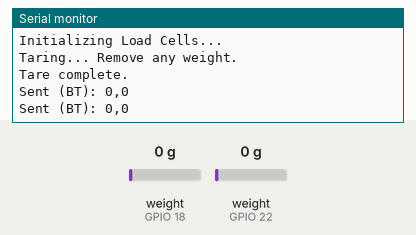
Recording of a sketch running on a simulated ESP32. Shown: the last lines printed to the serial monitor. The test bench sets the inputs (shaded band); at power-on: weight on the scale (sensors on GPIO 18, GPIO 22) 0 g. Nothing arrives over Bluetooth unless stated.

Above: at 3.2 s.
3.3 s: weight on the scale (sensor on GPIO 18) set to 100 g
At 4.2 s:
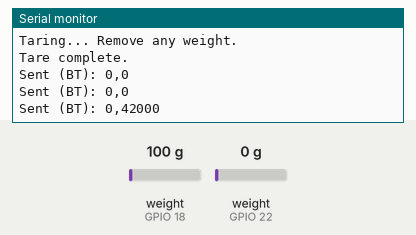
4.8 s: weight on the scale (sensor on GPIO 22) set to 100 g
At 5.6 s:
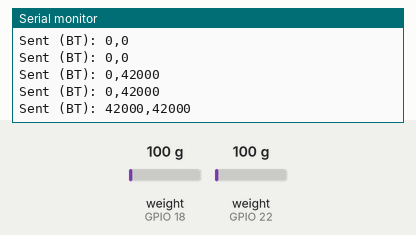
6.3 s: weight on the scale (sensor on GPIO 18) set to 1250 g
At 7.0 s:
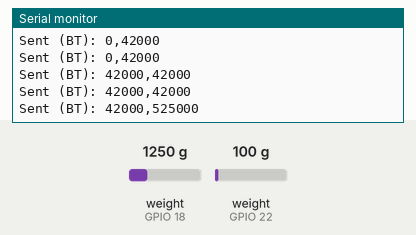
7.8 s: weight on the scale (sensor on GPIO 22) set to 1250 g
At 8.2 s:
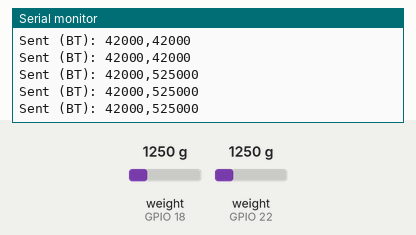
Timing chart, 0 to 10.3 s (numbered marks = the images above; inputs shaded):
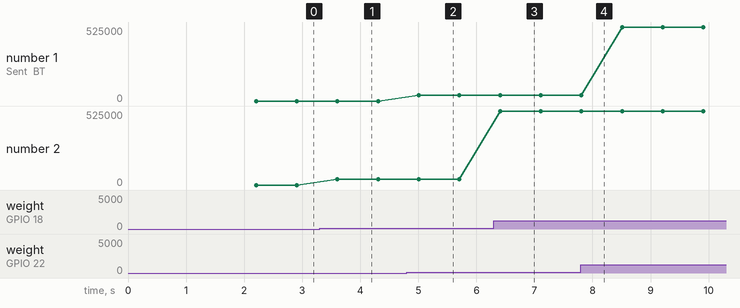

The sketch:

testTrans.ino
```cpp
#include "BluetoothSerial.h"
#include "HX711.h"

// Check if Bluetooth is properly enabled
#if !defined(CONFIG_BT_ENABLED) || !defined(CONFIG_BLUEDROID_ENABLED)
#error Bluetooth is not enabled! Please run `make menuconfig` to and enable it
#endif

BluetoothSerial SerialBT;

// Pin configuration for Load Cells
#define DOUT 22
#define CLK 23
#define DOUT2 18
#define CLK2 19

HX711 scale;
HX711 scale2;

void setup() {
  // Standard Serial for debugging via USB
  Serial.begin(115200);

  // Bluetooth Serial setup
  // Name: "ESP32_LoadCell_Sender"
  SerialBT.begin("ESP32_LoadCell_Sender");
  Serial.println("Bluetooth started! Pair with 'ESP32_LoadCell_Sender'");

  // Initialize HX711
  Serial.println("Initializing Load Cells...");
  scale.begin(DOUT, CLK);
  scale2.begin(DOUT2, CLK2);

  // Tare the scales (set to zero)
  Serial.println("Taring... Remove any weight.");
  scale.tare();
  scale2.tare();
  Serial.println("Tare complete.");
}

void loop() {
  long reading1 = 0;
  long reading2 = 0;
  bool ready1 = scale.is_ready();
  bool ready2 = scale2.is_ready();

  // Read Sensor 1
  if (ready1) {
    reading1 = scale.read();
  } else {
    Serial.println("Scale 1 not ready");
  }

  // Read Sensor 2
  if (ready2) {
    reading2 = scale2.read();
  } else {
    Serial.println("Scale 2 not ready");
  }

  // Send data via Bluetooth if a client is connected
  if (SerialBT.hasClient()) {
    // Format: "val1,val2\n"
    SerialBT.print(reading1);
    SerialBT.print(",");
    SerialBT.println(reading2);
  }

  // Debug output to USB Serial
  Serial.print("Sent (BT): ");
  Serial.print(reading1);
  Serial.print(",");
  Serial.println(reading2);

  delay(500); // Adjust delay as needed
}
```

Measured:
- after the input at 3.3 s, the serial monitor: prints a new line after 0.31 s (image 1)
- after the input at 4.8 s, the serial monitor: prints a new line after 0.21 s (image 2)
- after the input at 6.3 s, the serial monitor: prints a new line after 0.11 s (image 3)
- plotted number 2: 0 → 42000 after the input at 3.3 s, 42000 → 525000 after the input at 6.3 s
